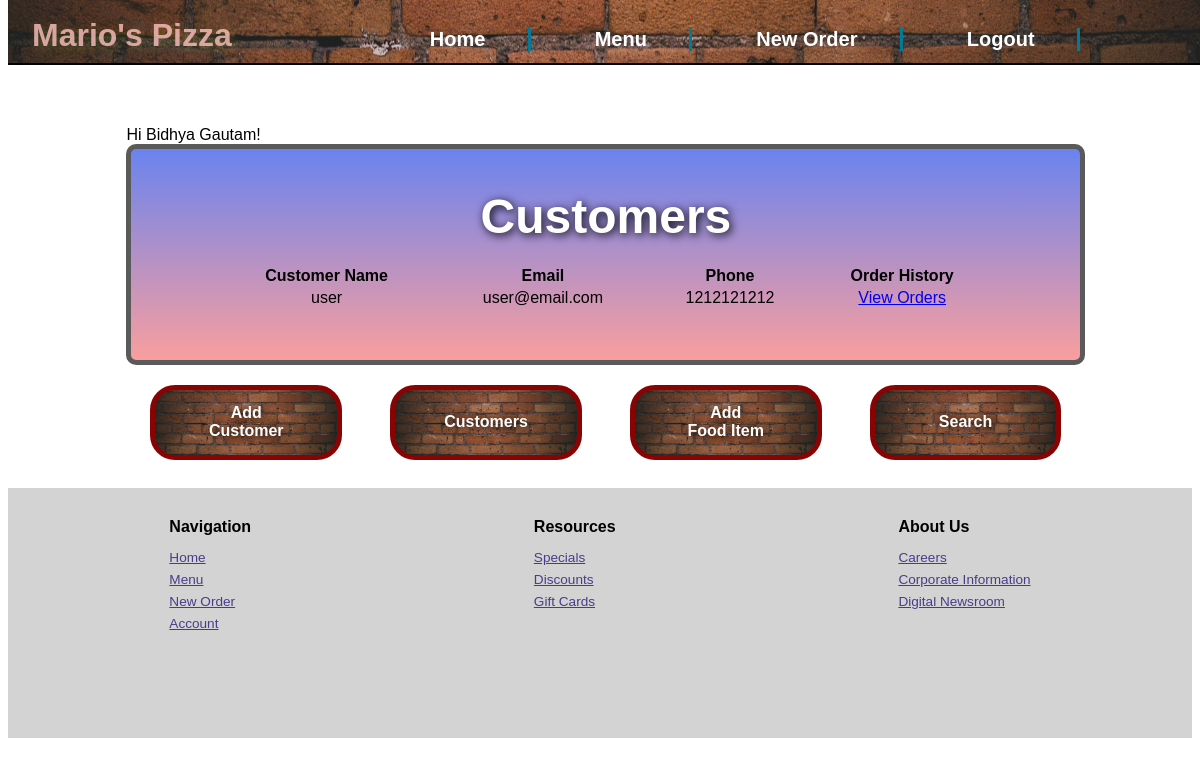
Page /customers (signed in) on the committed database.
### models.py (models this page shows, shortened)
class Customer(UserMixin,db.Model):
    id = db.Column(db.Integer, primary_key=True)
    name = db.Column(db.String(50))
    email = db.Column(db.String(50),unique=True)
    phone = db.Column(db.String(20))
    user_password = db.Column(db.String(50))
    role=db.Column(db.Integer,default=1) # 1 for user, 2 for admin
    orders = db.relationship('Order', backref='customer', lazy=True)
    def is_admin(self):
        return self.role == 2

### routes.py (the view)
@app.route('/customers', methods=['GET'])
@login_required
def get_customers_with_orders():
    customers = Customer.query.filter_by(role=1) #get all customers records
    return render_template('customers.html', customers=customers)

### routes.py (called while the page is built)
@login_manager.user_loader
def load_user(email):
    return Customer.query.filter_by(email=email).first()

### templates/customers.html
{% extends 'base.html' %}
{% block content %}
        <div class="topcontainer" id="customerstop">
          <h2>Customers</h2>
          <table>
            <thead>
              <tr>
                <th>Customer Name</th>
                <th>Email</th>
                <th>Phone</th>
                <th>Order History</th>
              </tr>
            </thead>
            <tbody>
              {% for customer in customers %}
                <tr>
                  <td>{{ customer.name }}</td>
                  <td>{{ customer.email }}</td>
                  <td>{{ customer.phone }}</td>
                  <td><a href="{{ url_for('get_customer_orders', id=customer.id) }}">View Orders</a></td>
                </tr>
              {% endfor %}
            </tbody>
          </table>
        </div>
        {% endblock %}

### templates/base.html (shortened to what this page needs)
<!DOCTYPE html>
<html>
<head>
<link rel=stylesheet href=" {{ url_for('static', filename='css/main.css') }}">
</head>
<header>
    <h1>Mario's Pizza  </h1>
    <nav class="topnav">
        <ul class="navlist">
            {% if current_user.is_authenticated %}
                <li><a href="/logout">Logout</a></li>
            {% else %}
                <li><a href="/login">Login</a></li>
            {% endif %}
            <li><a href="/order">New Order</a></li>
            <li><a href="/foods">Menu</a></li>
            <li><a href="/">Home</a></li>
        </ul>
    </nav>
</header>
Welcome to food ordering app
<body>
    <div class="gridcontainer">
        <span>
            {% if current_user.is_authenticated %}
                Hi {{ current_user.name }}!
            {% endif %}
        </span>
        {% block content %}{% endblock %}
        {% if current_user.is_authenticated and current_user.is_admin() %}
            <div class="middlecontainer1">
                <a href="/customer">
                    <div class="types2" id="new_customer">
                        <p>Add<br>Customer</p>
                    </div>
                </a>
                <a href="/customers">
                    <div class="types1" id="customers">
                        <p>Customers</p>
                    </div>
                </a>
                <a href="/food">
                    <div class="types2" id="new_food">
                        <p>Add<br>Food Item</p>
                    </div>
                </a>
                <a href="/search">
                    <div class="types1" id="search">
                        <p>Search</p>
                    </div>
                </a>
            </div>
        {% endif %}
    </div>
</body>
<br/>
<footer>
    <div class="footerone">
        <h3>Navigation</h3>
        <p><a href="/">Home</a></p>
        <p><a href="/foods">Menu</a></p>
        <p><a href="/order">New Order</a></p>
        <p><a href="/login">Account</a></p>
    </div>
    <div class="footertwo">
        <h3>Resources</h3>
        <p><a href="/comingsoon">Specials</a></p>
        <p><a href="/comingsoon">Discounts</a></p>
        <p><a href="/comingsoon">Gift Cards</a></p>
    </div>
    <div class="footerthree">
        <h3>About Us</h3>
        <p><a href="/comingsoon">Careers</a></p>
        <p><a href="/comingsoon">Corporate Information</a></p>
        <p><a href="/comingsoon">Digital Newsroom</a></p>
    </div>
</footer>
</html>

### static/css/main.css (style rules this page uses)
* { box-sizing: border-box; font-size: 16px; font-family: Arial, Helvetica, sans-serif; }
body { display: relative; height: 100vh; }
.gridcontainer { grid-template-columns: repeat(20, 1fr); grid-template-rows: repeat(20, 1fr); grid-auto-rows: minmax( 100px, 300px); width: 81%; margin-top: 100px; margin-left: 10%; margin-right: 10%; }
header { position: fixed; top: 0px; width: 100vw; height: 8%; color: rgb(249, 171, 171); font-family: "arial", sans-serif; background-image: url('/static/images/topimage.jpg'); background-position: center; background-size: cover; border-bottom: 2px solid rgba(0, 0, 0); z-index: 99; }
header nav { list-style: none; position: fixed; display: inline-flex; width: 100%; top: 2%; }
header nav ul { display: flex; flex-direction: row-reverse; width: 100%; margin-right: 8%; list-style: none; }
header nav ul li { margin-left: 3%; flex-direction: row-reverse; border-right: 2px solid rgb(5, 121, 150); padding-right: 2%; }
@media only screen and (min-width: 900px) { header nav ul li { margin-right: 3%; padding-right: 4%; border-right: 3px solid rgb(5, 121, 150); } }
@media only screen and (min-width: 900px) { header nav ul li a { font-size: 1.25rem; } }
@media only screen and (min-width: 900px) { header nav { top: 1.5%; margin-bottom: 5%; } }
header nav ul li a { text-decoration: none; color: rgb(255, 255, 255); font-weight: 700; }
header h1 { font-size: 2rem; position: relative; display: flex; flex-direction: column-reverse; bottom: 7%; margin-left: 2%; color: rgba(250, 189, 189, 0.815); text-shadow: 2px 2px 10px rgba(255, 255, 0, 0.192); }
.topcontainer { position: relative; display: flex; flex-direction: column; background-size: cover; background-image: linear-gradient(rgba(88, 130, 255, 0.866), rgba(251, 160, 160, 0.913)); background-color: rgba(190, 32, 32, 0.519); background-repeat: no-repeat; min-height: 200px; border: 5px solid rgb(90, 90, 90); border-radius: 10px; }
.topcontainer h2 { margin-bottom: 0px; font-size: 2.5rem; color: white; text-shadow:2px 2px 10px rgba(0, 0, 0); }
@media only screen and (min-width: 750px) { .topcontainer h2 { font-size: 3rem; text-align: center; } }
@media only screen and (min-width: 750px) { .topcontainer { padding-left: 85px; padding-right: 85px; padding-bottom: 85px; text-align: center; } }
@media only screen and (min-width: 750px) { .topcontainer h2 { text-align: center; } }
.middlecontainer1, .middlecontainer2 { grid-area: 6 / 1 / 10 / 21; position: relative; display: flex; justify-content: space-around; min-height: 95px; align-items: center; }
.middlecontainer1 { margin-top: 10px; }
.middlecontainer1 a, .middlecontainer2 a { text-decoration: none; min-width: 20%; }
.types1, .types2 { min-width: 20%; max-width: 100%; height: 75px; display: flex; text-align: center; align-items: center; justify-content: center; border: 5px solid rgb(138, 3, 3); background-size: cover; background-repeat: no-repeat; background-position: center; color: rgb(255, 252, 252); font-weight: 700; font-size: 2rem; text-shadow: 1px 1px 10px rgb(1, 1, 1); background-image: url("/static/images/topimage.jpg"); border-radius: 25px; }
#customerstop { padding-bottom: 50px; }
#customerstop h2 { margin-bottom: 20px; }
footer { position: relative; height: 250px; display: flex; width: auto; background-color: lightgray; justify-content: space-around; padding: 20px; }
.footerone, .footertwo, .footerthree { line-height: 5px; }
.footerone a, .footertwo a, .footerthree a { font-size: 0.85rem; color: darkslateblue; }
.footerone h3, .footertwo h3, .footerthree h3 { margin-bottom: 25px; }

### rows in the picture
Customer: name "Bidhya Gautam"
Customer: name "user", email "user@email.com", phone "1212121212"
